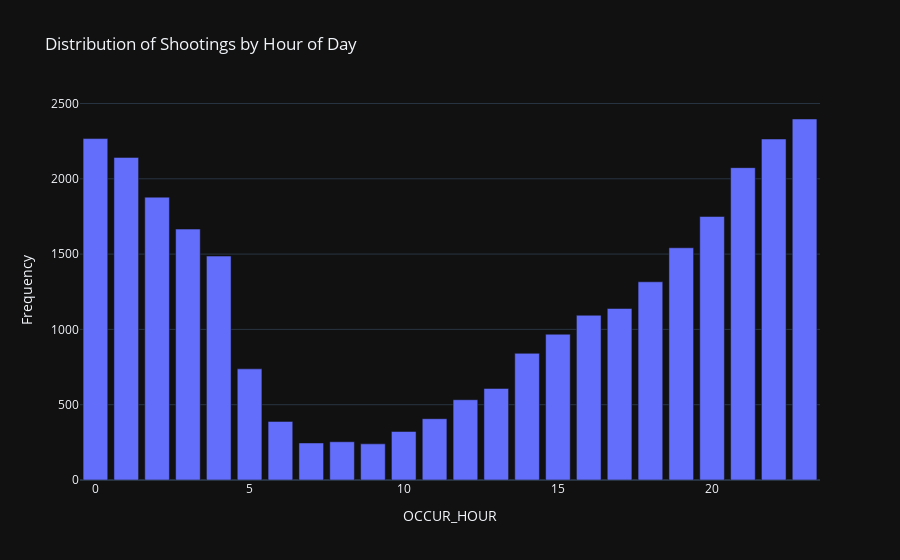

Notebook source saved alongside this figure:
### Markdown cell above
### Distribution of Shooting Frequency by Hour of Day

To confirm our findings, we analyze the distribution of shootings by hour of the day by plotting the frequency of incidents over time. This visualization allows us to clearly identify the timing of gun violence.

As expected, we observe that shooting incidents peak during late-night to early-morning hours, specifically between 12:00 AM and 3:00 AM. This time frame consistently shows the highest concentration of shootings across the entire dataset. The likely causes remain bar and nightclub-related altercations, gang violence, and reduced visibility due to darkness, all of which contribute to an increased likelihood of violent incidents. These insights highlight a critical window for law enforcement intervention, emphasizing that police presence should be heightened during these peak hours to mitigate violent crime.

As the day progresses, the frequency of shootings declines significantly, reaching its lowest point in the early morning and late morning hours. However, we observe a bimodal distribution, where shootings decrease around midday but begin to rise again in the evening, eventually leading back to the late-night peak. This pattern reinforces the insights from the previous visualization, confirming that gun violence follows a cyclical trend, with two distinct peaks—one in the early morning and another in the late evening.

These findings further support the need for targeted crime prevention strategies, particularly during high-risk hours, and provide actionable insights for law enforcement resource allocation.

### Code cell
fig5 = px.bar(
    hourly_shooting_counts,
    x='OCCUR_HOUR',
    y='Count',
    title='Distribution of Shootings by Hour of Day',
    labels={'Count': 'Frequency', 'Hour': 'Hour of Day'},
    template='plotly_dark'
)
fig5.show()

### Figure 1 — Plotly figure (JSON) as saved in the notebook; plotly's stock layout.template omitted (floating-point values rounded to 4 significant figures)
{"data": [{"hovertemplate": "OCCUR_HOUR=%{x}<br>Frequency=%{y}<extra></extra>", "legendgroup": "", "marker": {"color": "#636efa", "pattern": {"shape": ""}}, "name": "", "orientation": "v", "showlegend": false, "textposition": "auto", "type": "bar", "x": [0, 1, 2, 3, 4, 5, 6, 7, 8, 9, 10, 11, 12, 13, 14, 15, 16, 17, 18, 19, 20, 21, 22, 23], "xaxis": "x", "y": [2267, 2142, 1878, 1666, 1487, 738, 389, 246, 254, 240, 322, 407, 533, 608, 841, 968, 1094, 1139, 1316, 1542, 1750, 2074, 2264, 2397], "yaxis": "y"}], "layout": {"barmode": "relative", "legend": {"tracegroupgap": 0}, "title": {"text": "Distribution of Shootings by Hour of Day"}, "xaxis": {"anchor": "y", "domain": [0, 1], "title": {"text": "OCCUR_HOUR"}}, "yaxis": {"anchor": "x", "domain": [0, 1], "title": {"text": "Frequency"}}}}
